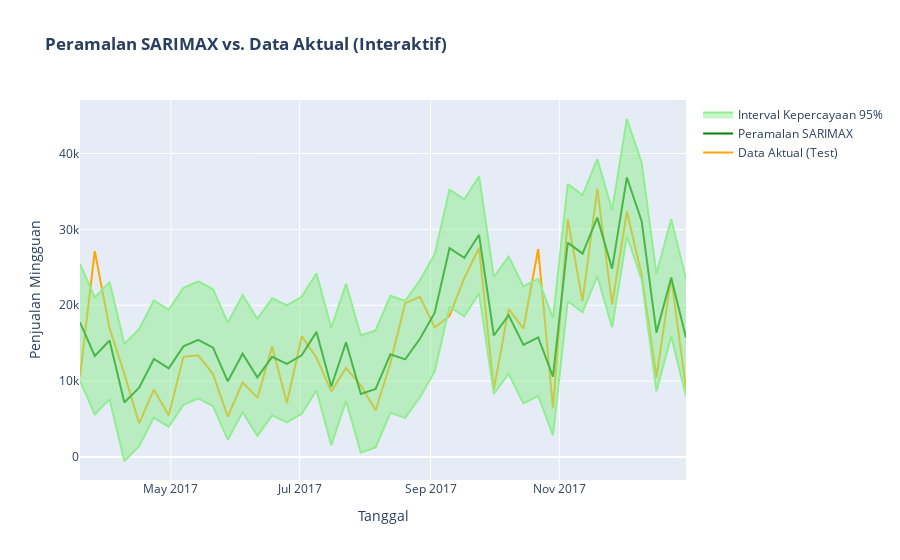

The cell this chart's notebook holds for it:
### Markdown cell above
**Dokumentasi Metode: SARIMAX**
SARIMAX (Seasonal AutoRegressive Integrated Moving Average with eXogenous regressors) adalah metode statistik untuk peramalan time series data. Model ini merupakan pengembangan dari ARIMA dengan kemampuan menangani pola musiman (S) dan memasukkan variabel external (X) sebagai prediktor.

**Fungsi `auto_arima`**

Fungsi `auto_arima` dari pustaka pmdarima adalah sebuah alat bantu yang mengotomatiskan proses pencarian parameter terbaik untuk model SARIMAX. Daripada menentukan parameter (p,d,q)(P,D,Q) secara manual, fungsi ini melakukannya secara sistematis.

Proses yang dilakukan oleh `auto_arima` meliputi:

- Uji Stasioneritas Otomatis: Melakukan uji stasioneritas untuk menentukan orde diferensiasi non-musiman (d) dan musiman (D) yang diperlukan.
- Pencarian Parameter: Mencari berbagai kombinasi parameter p, q (orde non-musiman) dan P, Q (orde musiman) secara efisien.
- Seleksi Model: Mengevaluasi setiap model yang diuji menggunakan Akaike Information Criterion (AIC) dan memilih model dengan nilai AIC terendah sebagai kandidat terbaik.

Dengan menggunakan `auto_arima`, proses pemilihan model menjadi lebih cepat dan objektif, mengurangi subjektivitas yang muncul dari interpretasi plot ACF/PACF secara manual.

### Code cell
import pmdarima as pm
from sklearn.metrics import mean_absolute_error, mean_absolute_percentage_error

y = weekly_df['Sales']
features = ['Quantity', 'Discount', 'month', 'is_black_friday_week', 'is_christmas_week', 'is_easter_week']
x = weekly_df[features]


# Train-test split
train_size = int(len(weekly_df) * 0.8)
y_train, y_test = y[:train_size], y[train_size:]
x_train, x_test = x[:train_size], x[train_size:]

# Mencari model SARIMAX terbaik dengan auto_arima
# auto_arima akan mencoba berbagai kombinasi parameter untuk menemukan model terbaik
model = pm.auto_arima(
    y=y_train,
    X=x_train,
    seasonal=True,
    m=52, # Periode musiman untuk data mingguan
    start_p=0, start_q=0,
    max_p=5, max_q=5,
    start_P=0, start_Q=0,
    max_P=5, max_Q=5,
    stepwise=True,
    trace=True,
    error_action='ignore',
    suppress_warnings=True,
)

print("Model SARIMAX terbaik ditemukan:")
print(model.summary())

# Forecasting
forecasts, conf_int = model.predict(
    n_periods=len(y_test),
    X=x_test,
    return_conf_int=True
)

# --- Visualisasi Interaktif ---
fig_sarimax = go.Figure()
fig_sarimax.add_trace(go.Scatter(x=y_test.index, y=y_test, name='Data Aktual (Test)', mode='lines', line=dict(color='orange')))
fig_sarimax.add_trace(go.Scatter(x=y_test.index, y=forecasts, name='Peramalan SARIMAX', mode='lines', line=dict(color='green')))
fig_sarimax.add_trace(go.Scatter(x=y_test.index, y=conf_int[:, 0], fill=None, mode='lines', line=dict(color='lightgreen'), showlegend=False))
fig_sarimax.add_trace(go.Scatter(x=y_test.index, y=conf_int[:, 1], fill='tonexty', mode='lines', line=dict(color='lightgreen'), name='Interval Kepercayaan 95%'))

fig_sarimax.update_layout(title_text="<b>Peramalan SARIMAX vs. Data Aktual (Interaktif)</b>", xaxis_title="Tanggal", yaxis_title="Penjualan Mingguan")
fig_sarimax.show()

# --- Metrik Evaluasi ---
mae_sarimax = mean_absolute_error(y_test, forecasts)
mape_sarimax = mean_absolute_percentage_error(y_test, forecasts)
print(f"MAE SARIMAX: ${mae_sarimax:,.2f}")
print(f"MAPE SARIMAX: {mape_sarimax:.2%}")
